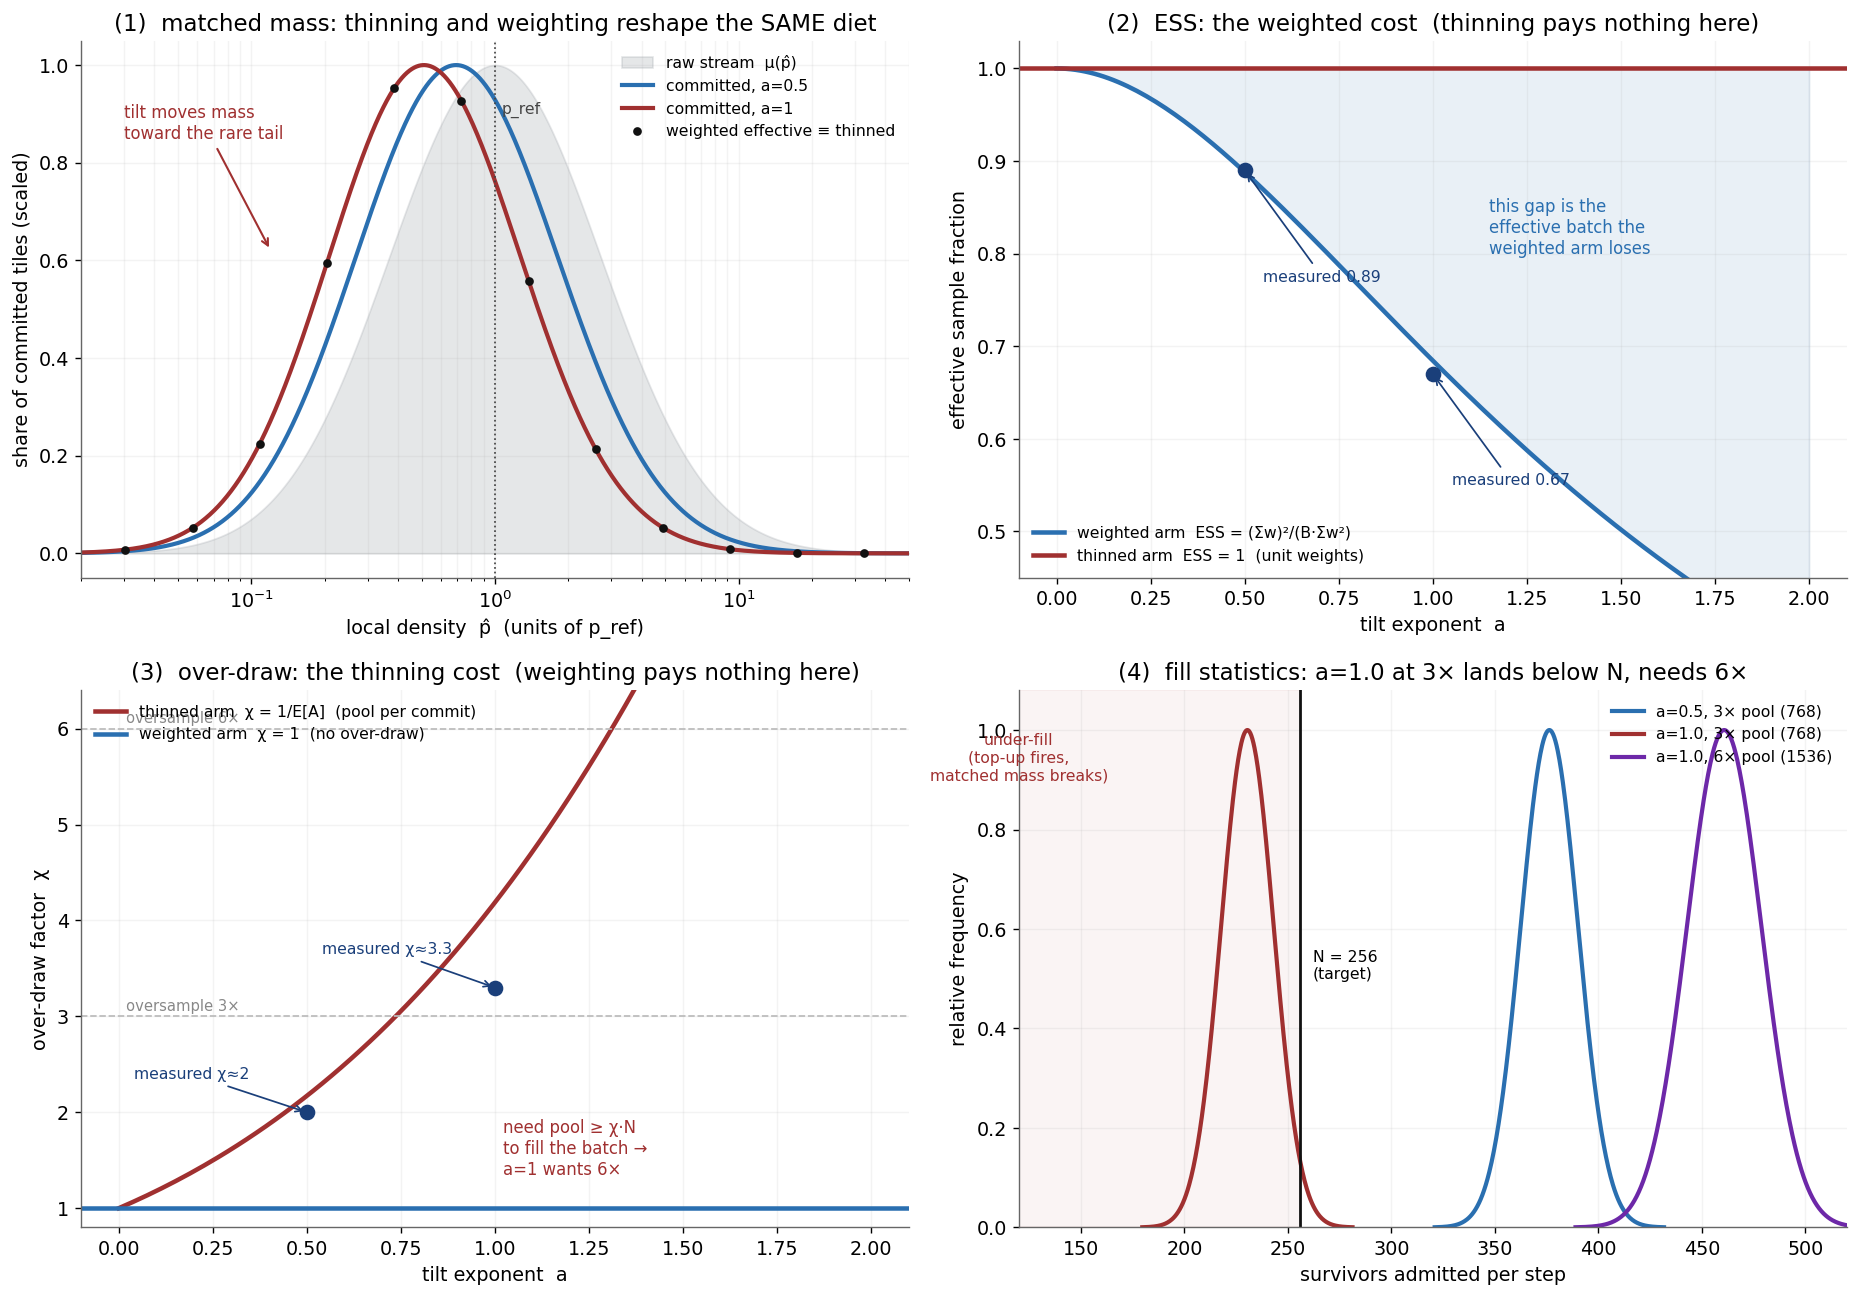

This chart was generated by the following Python code:
import os
import numpy as np
import matplotlib
matplotlib.use("Agg")
import matplotlib.pyplot as plt

# ---------------------------------------------------------------------------
# Thinning-mode behaviour, built on one toy density and the same weight law.
#   density  x = p_hat / p_ref ~ lognormal(median 1, sigma), c = c_frac = 0.25
#   weight       w(x) = (x + c)^(-a)
#   acceptance   A(x) = w / w_max = (1 + x/c)^(-a),   w_max = c^(-a)
#   thinned committed dist  = A*mu / E[A]   ==   weighted effective dist = w*mu / E[w]
# sigma = 1.0 reproduces the measured ESS almost exactly (0.89 / 0.68).
# ---------------------------------------------------------------------------
SIG, c = 1.0, 0.25
u = np.linspace(-8, 8, 6000)                 # u = ln x
x = np.exp(u)
mu = np.exp(-(u**2) / (2 * SIG**2)); mu /= mu.sum()     # p(u) du, the stream

def E(g):  return float((g * mu).sum())
def ess_w(a):
    w = (x + c) ** (-a); return E(w) ** 2 / E(w * w)
def acc(a):  return E((1 + x / c) ** (-a))
def chi(a):  return 1.0 / acc(a)

blue, red, grey, pur, dk = "#2a6fb0", "#a03030", "#9aa0a6", "#6d28a8", "#1a3f7a"
plt.rcParams.update({"font.size": 11, "axes.edgecolor": "#666",
                     "axes.linewidth": 0.8, "figure.facecolor": "white"})
fig, ax = plt.subplots(2, 2, figsize=(15, 10.5))

# ===== (1) matched-mass reshaping: same committed diet, two mechanisms =====
p = ax[0, 0]
p.fill_between(x, mu / mu.max(), color=grey, alpha=0.25, label="raw stream  μ(p̂)")
for a, col in [(0.5, blue), (1.0, red)]:
    A = (1 + x / c) ** (-a)
    comm = A * mu; comm /= comm.max()
    p.plot(x, comm, color=col, lw=2.4, label=f"committed, a={a:g}")
# overlay: weighted-effective (line) == thinned-committed (markers) for a=1.0
a = 1.0
weff = (x + c) ** (-a) * mu; weff /= weff.max()   # w·μ ∝ A·μ, so this lands on the a=1 curve
sel = np.linspace(500, 5500, 22).astype(int)
p.plot(x[sel], weff[sel], "o", color="#111", ms=4, zorder=6,
       label="weighted effective ≡ thinned")
p.set_xscale("log"); p.set_xlim(0.02, 50)
p.axvline(1.0, color="#444", ls=":", lw=1); p.text(1.06, 0.9, "p_ref", fontsize=9, color="#444")
p.annotate("tilt moves mass\ntoward the rare tail", xy=(0.12, 0.62), xytext=(0.03, 0.85),
           fontsize=9.5, color=red, arrowprops=dict(arrowstyle="->", color=red, lw=1.2))
p.set_xlabel("local density  p̂  (units of p_ref)"); p.set_ylabel("share of committed tiles (scaled)")
p.set_title("(1)  matched mass: thinning and weighting reshape the SAME diet")
p.legend(frameon=False, fontsize=9, loc="upper right"); p.grid(alpha=0.15, which="both")

# ===== (2) ESS vs a: the weighted road's cost; thinning stays at 1 =====
p = ax[0, 1]
aa = np.linspace(0, 2, 160); ew = np.array([ess_w(a) for a in aa])
p.fill_between(aa, ew, 1.0, color=blue, alpha=0.10)
p.plot(aa, ew, color=blue, lw=2.6, label="weighted arm  ESS = (Σw)²/(B·Σw²)")
p.axhline(1.0, color=red, lw=2.6, label="thinned arm  ESS = 1  (unit weights)")
for am, em in [(0.5, 0.89), (1.0, 0.67)]:
    p.plot(am, em, "o", color=dk, ms=8, zorder=5)
    p.annotate(f"measured {em:.2f}", xy=(am, em), xytext=(am + 0.05, em - 0.12),
               fontsize=9, color=dk, arrowprops=dict(arrowstyle="->", color=dk, lw=1))
p.text(1.15, 0.80, "this gap is the\neffective batch the\nweighted arm loses",
       fontsize=9.5, color=blue)
p.set_ylim(0.45, 1.03); p.set_xlabel("tilt exponent  a"); p.set_ylabel("effective sample fraction")
p.set_title("(2)  ESS: the weighted cost  (thinning pays nothing here)")
p.legend(frameon=False, fontsize=9, loc="lower left"); p.grid(alpha=0.15)

# ===== (3) over-draw chi vs a: the thinning cost; weighting needs none =====
p = ax[1, 0]
ch = np.array([chi(a) for a in aa])
p.plot(aa, ch, color=red, lw=2.6, label="thinned arm  χ = 1/E[A]  (pool per commit)")
p.axhline(1.0, color=blue, lw=2.6, label="weighted arm  χ = 1  (no over-draw)")
for am, cm in [(0.5, 2.0), (1.0, 3.3)]:
    p.plot(am, cm, "o", color=dk, ms=8, zorder=5)
    p.annotate(f"measured χ≈{cm:g}", xy=(am, cm), xytext=(am - 0.46, cm + 0.35),
               fontsize=9, color=dk, arrowprops=dict(arrowstyle="->", color=dk, lw=1))
for ov, lab in [(3, "oversample 3×"), (6, "oversample 6×")]:
    p.axhline(ov, color="#bbb", ls="--", lw=1); p.text(0.02, ov + 0.06, lab, fontsize=8.5, color="#888")
p.text(1.02, 1.35, "need pool ≥ χ·N\nto fill the batch →\na=1 wants 6×", fontsize=9.5, color=red)
p.set_ylim(0.8, 6.4); p.set_xlabel("tilt exponent  a"); p.set_ylabel("over-draw factor  χ")
p.set_title("(3)  over-draw: the thinning cost  (weighting pays nothing here)")
p.legend(frameon=False, fontsize=9, loc="upper left"); p.grid(alpha=0.15)

# ===== (4) fill statistics: why a=1.0 needs the bigger pool =====
p = ax[1, 1]
N = 256
def survN(pool, accr):
    m = pool * accr; s = np.sqrt(pool * accr * (1 - accr))
    xs = np.linspace(m - 4 * s, m + 4 * s, 400)
    return xs, np.exp(-(xs - m) ** 2 / (2 * s * s))
for (accr, ov, col, lab) in [(0.49, 3, blue, "a=0.5, 3× pool (768)"),
                             (0.30, 3, red, "a=1.0, 3× pool (768)"),
                             (0.30, 6, pur, "a=1.0, 6× pool (1536)")]:
    xs, ys = survN(256 * ov, accr); p.plot(xs, ys / ys.max(), color=col, lw=2.4, label=lab)
p.axvline(N, color="#111", lw=1.6); p.text(N + 6, 0.5, "N = 256\n(target)", fontsize=9)
p.axvspan(0, N, color="#a03030", alpha=0.05)
p.text(120, 0.9, "under-fill\n(top-up fires,\nmatched mass breaks)", fontsize=9, color=red, ha="center")
p.set_xlim(120, 520); p.set_ylim(0, 1.08)
p.set_xlabel("survivors admitted per step"); p.set_ylabel("relative frequency")
p.set_title("(4)  fill statistics: a=1.0 at 3× lands below N, needs 6×")
p.legend(frameon=False, fontsize=9, loc="upper right"); p.grid(alpha=0.15)

for row in ax:
    for a_ in row:
        for s_ in ["top", "right"]:
            a_.spines[s_].set_visible(False)
fig.tight_layout()
out = os.path.join(os.path.dirname(__file__), "thinning_behavior.png")
fig.savefig(out, dpi=125, bbox_inches="tight"); print("saved", out)
